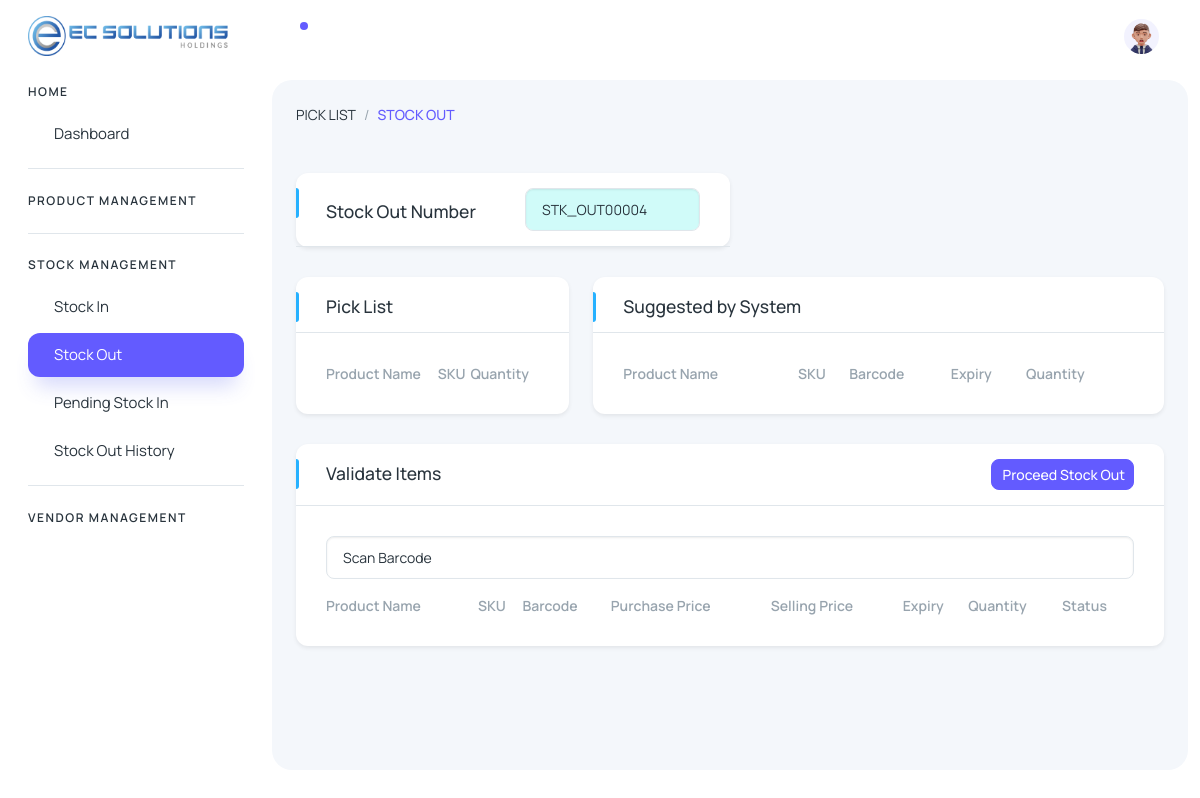
The page /index.php?route=validate-stockout (signed in) on the database as committed earlier.
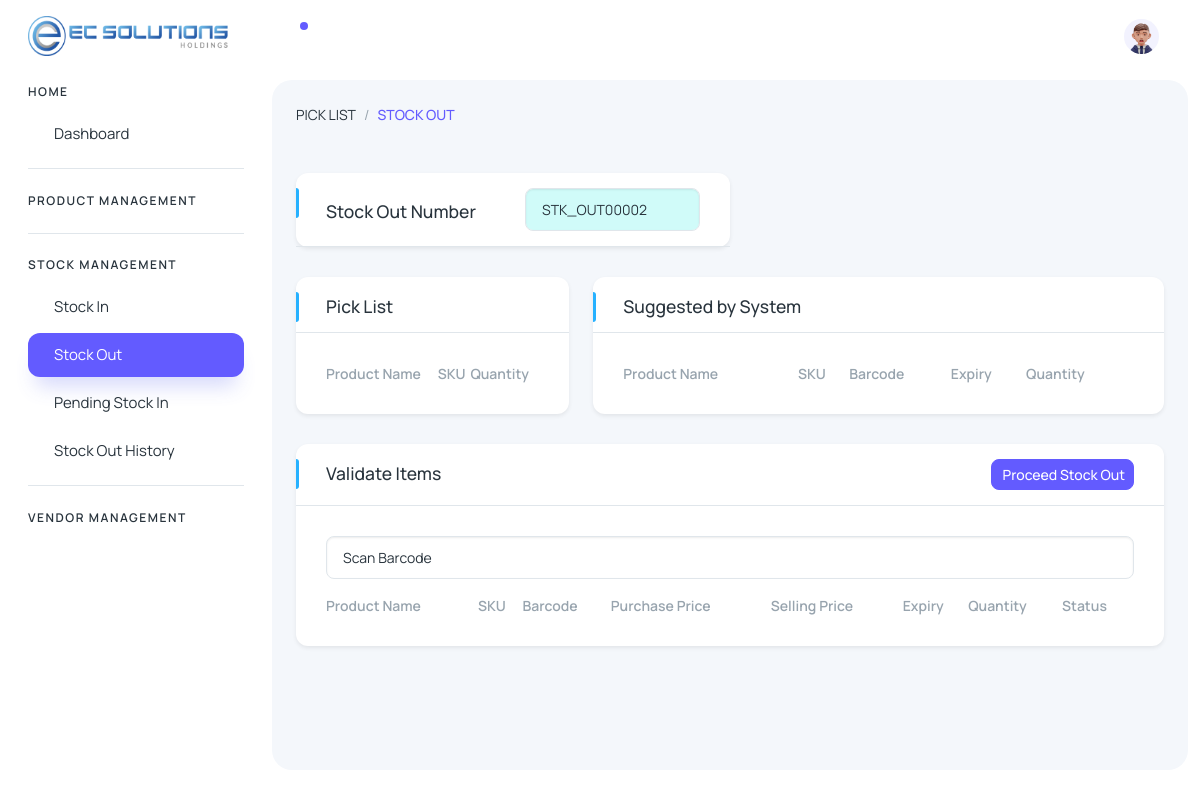
The same page on the database as committed later.
### tables this page shows
CREATE TABLE `stockout_history` (
  `id` int(11) NOT NULL,
  `series_number` varchar(255) DEFAULT NULL,
  `date` timestamp NULL DEFAULT current_timestamp(),
  `isAdded` tinyint(4) DEFAULT NULL
);

### index.php (called while the page is built)
<?php
  require_once 'config.php';
  require_once 'admin/process/function.php';
  include("header.php");
?>
<?php
 include("route.php");
?>
<?php
 include("footer.php");
?>

### admin/process/function.php (called while the page is built, shortened)
<?php
    function userHasPermission ($pdo, $userId, $permissionName){
        try {
        $sql = "SELECT
        a.permission_name
        FROM permissions a
        JOIN role_permissions b ON b.permission_id = a.id
        JOIN roles c ON c.id = b.role_id
        JOIN users d ON d.role_id = c.id
        WHERE d.id = :user_id AND a.permission_name = :permission_name";
        $stmt = $pdo->prepare($sql);
        $stmt->execute(['user_id'=> $userId, 'permission_name'=>$permissionName]);
        return $stmt->fetch() !==false;
        }catch(PDOException $e){
            echo "Error: " . $e->getMessage();
            return array();
        }
    }
    function getStockOutNumber($pdo) {
        try {
            $query = "SELECT series_number FROM stockout_history ORDER BY series_number DESC LIMIT 1";
            $stmt = $pdo->prepare($query);
            $stmt->execute();
            if ($stmt->rowCount() > 0) {
                $last_series_number = $stmt->fetchColumn();
                $numeric_part = intval(substr($last_series_number, 7)) + 1;
                $new_series_number = 'STK_OUT' . str_pad($numeric_part, 5, '0', STR_PAD_LEFT);
            } else {
                $new_series_number = 'STK_OUT00001';
            }
            return $new_series_number;
        } catch(PDOException $e) {
            echo "Error: " . $e->getMessage();
            return null;
        }
    }
?>

### admin/views/stock-management/validate_stockout.php (the view, shortened to what this page needs)
<?php
$last_series_number = getStockOutNumber($pdo);
?>
<?php if(userHasPermission($pdo, $_SESSION["user_id"], 'manage_stockout')){?>
<div class="body-wrapper-inner">
<div class="container-fluid" style="max-width: 100% !important;">
    <div class="col-lg-6">
        <div class="d-flex">
          <div class="d-flex justify-content-center align-items-center">
            <a href="index.php?route=stock-out" class="text-uppercase">Pick List</iconify-icon></a>
          </div>
          <div class="d-flex justify-content-center align-items-center px-2">
            /
          </div>
          <div class="d-flex justify-content-center align-items-center">
            <a href="index.php?route=validate-stockout" class="text-uppercase text-primary fw-bold">Stock Out</a>
          </div>
        </div>
    </div>
  </div>
  <div class="container-fluid" style="max-width: 100% !important;">
    <div class="card shadow-sm w-50">
          <div class="card-header bg-transparent border-bottom">
            <div class="row align-items-center">
              <div class="col">
                <h5 class="mt-1 mb-0">Stock Out Number</h5>
              </div>
              <div class="col">
                <input type="text" class="form-control bg-secondary-subtle" id="stockOutNumber" value="<?php echo $last_series_number;?>" readonly>
              </div>
            </div>
          </div>
    </div>
    <div class="row">
    <div class="col-lg-4">
        <div class="card shadow-sm">
        <div class="card-header bg-transparent border-bottom">
            <div class="row">
            <div class="col">
                <h5 class="mt-1 mb-0">Pick List</h5>
            </div>
            </div>
        </div>
        <div class="card-body">
                <table id="picklistTable" class="display" style="width:100%">
                    <thead>
                        <tr>
                            <th>Product Name</th>
                            <th>SKU</th>
                            <th>Quantity</th>
                        </tr>
                    </thead>
                </table>
        </div>
        </div>
    </div>
    <div class="col-lg-8">
        <div class="card shadow-sm">
        <div class="card-header bg-transparent border-bottom">
            <div class="row">
            <div class="col">
                <h5 class="mt-1 mb-0">Suggested by System</h5>
            </div>
            </div>
        </div>
        <div class="card-body">
            <table id="suggestedItemsTable" class="display" style="width:100%">
                <thead>
                    <tr>
                        <th>Product Name</th>
                        <th>SKU</th>
                        <th>Barcode</th>
                        <th>Expiry</th>
                        <th>Quantity</th>
                    </tr>
                </thead>
            </table>
        </div>
        </div>
    </div>
    <div class="col-lg-12">
        <div class="card shadow-sm">
            <div class="card-header bg-transparent border-bottom">
                <div class="row">
                <div class="col">
                    <h5 class="mt-1 mb-0">Validate Items</h5>
                </div>
                <div class="col">
                    <button class="btn btn-primary btn-sm float-end fs-3" id="proceedStockOut"><iconify-icon icon="healthicons:stock-out" width="20" height="20"></iconify-icon>&nbsp;Proceed Stock Out</button>
                </div>
                </div>
            </div>
            <div class="card-body">
                <input type="text" id="barcodeInput" placeholder="Scan Barcode" class="form-control mb-3">
                <table id="validateItemTable" class="display" style="width:100%">
                    <thead>
                        <tr>
                            <th>Product Name</th>
                            <th>SKU</th>
                            <th>Barcode</th>
                            <th>Purchase Price</th>
                            <th>Selling Price</th>
                            <th>Expiry</th>
                            <th>Quantity</th>
                            <th>Status</th>
                        </tr>
                    </thead>
                </table>
            </div>
        </div>
    </div>
    </div>
  </div>
</div>
<?php }?>

### header.php (shortened to what this page needs)
<?php
$route = $_GET['route'] ?? 'home';
?>
<!doctype html>
<html lang="en">
<head>
  <link rel="stylesheet" href="assets/css/styles.min.css" />
  <link rel="stylesheet" href="assets/css/table.css">
  <link rel="stylesheet" href="assets/css/all.min.css">
  <link href="assets/js/datatables.min.css" rel="stylesheet">
    <link rel="stylesheet" href="assets/libs/bootstrap-select/dist/css/bootstrap-select.min.css">
  <link rel="stylesheet" href="assets/libs/toastr/css/toastr.min.css">
</head>
<body>
  <div class="page-wrapper" id="main-wrapper" data-layout="vertical" data-navbarbg="skin6" data-sidebartype="full"
    data-sidebar-position="fixed" data-header-position="fixed">
    <aside class="left-sidebar">
      <div>
        <div class="brand-logo d-flex align-items-center justify-content-between">
          <a href="./index.html" class="text-nowrap logo-img">
            <img src="assets/images/logos/ecsolution_logo.png" height="40" width="200" alt="" />
          </a>
        </div>
        <nav class="sidebar-nav scroll-sidebar" data-simplebar="">
          <ul id="sidebarnav">
            <?php if(userHasPermission($pdo, $_SESSION["user_id"], 'manage_dashboard')){?>
            <li class="nav-small-cap">
              <span class="hide-menu">Home</span>
            </li>
            <li class="sidebar-item">
              <a class="sidebar-link" href="index.php?route=dashboard" aria-expanded="false">
                <span class="hide-menu">Dashboard</span>
              </a>
            </li>
            <?php } ?>
            <?php if(userHasPermission($pdo, $_SESSION["user_id"], 'manage_product') || userHasPermission($pdo, $_SESSION["user_id"], 'manage_category') || userHasPermission($pdo, $_SESSION["user_id"], 'manage_brand') || userHasPermission($pdo, $_SESSION["user_id"], 'manage_units')||userHasPermission($pdo, $_SESSION["user_id"], 'manage_tax')){?>
            <li class="nav-small-cap" data-bs-toggle="collapse" data-bs-target="#collapseProduct" aria-expanded="<?php echo ($route == 'product-management') ? 'true' : 'false'; ?>" aria-controls="collapseProduct">
              <span class="hide-menu text-uppercase">product management</span>
            </li>
            <?php } ?>
            <?php if(userHasPermission($pdo, $_SESSION["user_id"], 'manage_stockin') || userHasPermission($pdo, $_SESSION["user_id"], 'manage_stockout') || userHasPermission($pdo, $_SESSION["user_id"], 'manage_pending_stockin') || userHasPermission($pdo, $_SESSION["user_id"], 'manage_stockout_history')||userHasPermission($pdo, $_SESSION["user_id"], 'manage_costing')||userHasPermission($pdo, $_SESSION["user_id"], 'manage_waste')){?>
            <li class="nav-small-cap" data-bs-toggle="collapse" data-bs-target="#collapseStock" aria-expanded="false" aria-controls="collapseStock">
              <span class="hide-menu text-uppercase">stock management</span>
            </li>
            <div class="collapse <?php echo ($route == 'stock-in' || $route == 'stock-out' || $route == 'pending-stockin' || $route == 'pending-stockout' || $route == 'validate-stockout' || $route == 'costing' || $route == 'waste') ? 'show' : ''; ?>" id="collapseStock">
            <?php if(userHasPermission($pdo, $_SESSION["user_id"], 'manage_stockin')){?>
            <li class="sidebar-item">
              <a class="sidebar-link" href="index.php?route=stock-in" aria-expanded="false">
                <span class="hide-menu">Stock In</span>
              </a>
            </li>
            <?php } ?>
            <?php if(userHasPermission($pdo, $_SESSION["user_id"], 'manage_stockout')){?>
            <li class="sidebar-item">
              <a class="sidebar-link <?php echo ($route == 'validate-stockout') ? 'active' : ''; ?>" href="index.php?route=stock-out" aria-expanded="false">
                <span class="hide-menu">Stock Out</span>
              </a>
            </li>
            <?php } ?>
            <?php if(userHasPermission($pdo, $_SESSION["user_id"], 'manage_pending_stockin')){?>
            <li class="sidebar-item">
              <a class="sidebar-link" href="index.php?route=pending-stockin" aria-expanded="false">
                <span class="hide-menu">Pending Stock In</span>
              </a>
            </li>
            <?php } ?>
            <?php if(userHasPermission($pdo, $_SESSION["user_id"], 'manage_stockout_history')){?>
            <li class="sidebar-item">
              <a class="sidebar-link" href="index.php?route=pending-stockout" aria-expanded="false">
                <span class="hide-menu">Stock Out History</span>
              </a>
            </li>
            <?php } ?>
            </div>
            <?php } ?>
            <li class="nav-small-cap" data-bs-toggle="collapse" data-bs-target="#collapseUser" aria-expanded="<?php echo ($route == 'product-management') ? 'true' : 'false'; ?>" aria-controls="collapseUser">
              <span class="hide-menu text-uppercase">Vendor Management</span>
            </li>
          </ul>
        </nav>
      </div>
    </aside>
    <div class="body-wrapper">
      <header class="app-header">
        <nav class="navbar navbar-expand-lg navbar-light">
          <ul class="navbar-nav">
            <li class="nav-item">
              <a class="nav-link " href="javascript:void(0)">
                <div class="notification bg-primary rounded-circle"></div>
              </a>
            </li>
          </ul>
          <div class="navbar-collapse justify-content-end px-0" id="navbarNav">
            <ul class="navbar-nav flex-row ms-auto align-items-center justify-content-end">
              <li class="nav-item dropdown">
                <a class="nav-link " href="javascript:void(0)" id="drop2" data-bs-toggle="dropdown"
                  aria-expanded="false">
                  <img src="assets/images/profile/user-1.jpg" alt="" width="35" height="35" class="rounded-circle">
                </a>
              </li>
            </ul>
          </div>
        </nav>
      </header>

### route.php (shortened to what this page needs)
<?php
$route = $_GET['route'] ?? 'dashboard';
switch ($route){
    case "validate-stockout":
        require 'admin/views/stock-management/validate_stockout.php';
        break;
}
?>

### footer.php
    </div>
</div>
</body>
</html>

### assets/css/table.css (style rules this page uses)
.card .card-header:not(.border-0) h5:after { content: ""; height: 30px; width: 3px; background: #26B1FF; position: absolute; left: 0px; top: 15px; border-radius: 0 3px 3px 0; }

### header.php (style rules this page uses)
.nav-small-cap { cursor: pointer; }

Rows that differ between the two databases and show on the page:
removed stockout_history: series_number "STK_OUT00004"
now on this page (row edited): stockout_history: series_number "STK_OUT00002"
